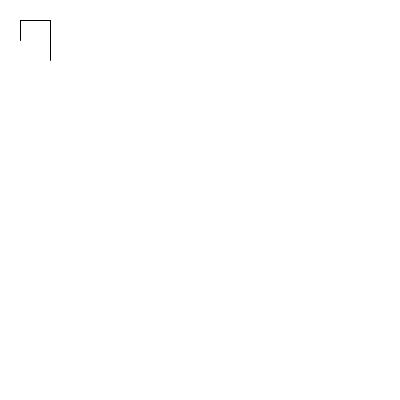
Frame 1 (no input)
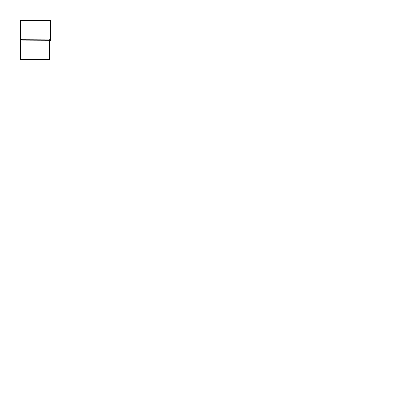
Frame 60 (the mouse pressed at the canvas centre just before this capture)
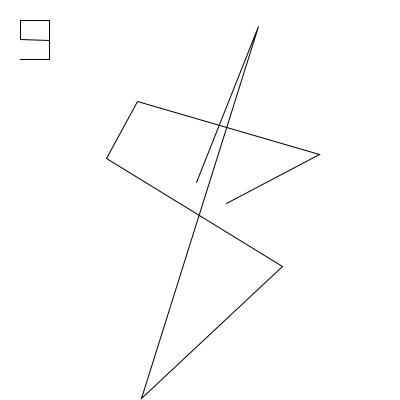
Frame 120 (the mouse held since frame 60 and released just before this capture)

The Processing sketch that drew these frames (run headless with seeded random() and noise(); from frame 60 on, the mouse is pressed at the canvas centre):

// Processing sketch: processing_166392
// ── processing_166392.pde

PointTweener pttw;
int pSec;

PointTweener keytw;

void setup() {
  size(400, 400);
  pttw = new PointTweener();
  keytw = new PointTweener();
}

void draw() {
  background(255);

  if (pSec != second()) {
    pttw.setTargetVecs(getPVecsFromNum(second()%10));
  }
  pSec = second();

  translate(20, 20);
  pttw.update();

  translate(80, 0);
  keytw.update();
}

void mousePressed() {
  int r = int(random(2, 10));
  println(r);
  PVector [] vs = new PVector[r];
  for (int i=0; i<r; i++) {
    vs[i] = new PVector(random(width), random(height));
  }
  keytw.setTargetVecs(vs);
}

void keyPressed() {
  PVector[] numVec = getPVecsFromNum(int(key)-48);
  if (numVec.length != 0) {
    keytw.setTargetVecs(numVec);
  }
}


PVector[] getPVecsFromNum(int num) {
  PVector[] ret = new PVector[0];
  switch(num) {
  case 0:
    ret = new PVector[5];
    ret[0] = getVec(0, 0);
    ret[1] = getVec(1, 0);
    ret[2] = getVec(1, 2);
    ret[3] = getVec(0, 2);
    ret[4] = getVec(0, 0);
    break;
  case 1:
    ret = new PVector[2];
    ret[0] = getVec(1, 0);
    ret[1] = getVec(1, 2);
    break;
  case 2:
    ret = new PVector[6];
    ret[0] = getVec(0, 0);
    ret[1] = getVec(1, 0);
    ret[2] = getVec(1, 1);
    ret[3] = getVec(0, 1);
    ret[4] = getVec(0, 2);
    ret[5] = getVec(1, 2);
    break;
    case 3:
    ret = new PVector[7];
    ret[0] = getVec(0, 0);
    ret[1] = getVec(1, 0);
    ret[2] = getVec(1, 1);
    ret[3] = getVec(0, 1);
    ret[4] = getVec(1, 1);
    ret[5] = getVec(1, 2);
    ret[6] = getVec(0, 2);
    break;
    case 4:
    ret = new PVector[5];
    ret[0] = getVec(0, 0);
    ret[1] = getVec(0, 1);
    ret[2] = getVec(1, 1);
    ret[3] = getVec(1, 0);
    ret[4] = getVec(1, 2);
    break;
    case 5:
    ret = new PVector[6];
    ret[0] = getVec(1, 0);
    ret[1] = getVec(0, 0);
    ret[2] = getVec(0, 1);
    ret[3] = getVec(1, 1);
    ret[4] = getVec(1, 2);
    ret[5] = getVec(0, 2);
    break;
    case 6:
    ret = new PVector[7];
    ret[0] = getVec(1, 0);
    ret[1] = getVec(0, 0);
    ret[2] = getVec(0, 1);
    ret[3] = getVec(1, 1);
    ret[4] = getVec(1, 2);
    ret[5] = getVec(0, 2);
    ret[6] = getVec(0, 1);
    break;
    case 7:
    ret = new PVector[4];
    ret[0] = getVec(0, 1);
    ret[1] = getVec(0, 0);
    ret[2] = getVec(1, 0);
    ret[3] = getVec(1, 2);
    break;
    case 8:
    ret = new PVector[8];
    ret[0] = getVec(0, 1);
    ret[1] = getVec(0, 0);
    ret[2] = getVec(1, 0);
    ret[3] = getVec(1, 1);
    ret[4] = getVec(0, 1);
    ret[5] = getVec(0, 2);
    ret[6] = getVec(1, 2);
    ret[7] = getVec(1, 1);
    break;
    case 9:
    ret = new PVector[7];
    ret[0] = getVec(1, 1);
    ret[1] = getVec(1, 0);
    ret[2] = getVec(0, 0);
    ret[3] = getVec(0, 1);
    ret[4] = getVec(1, 1);
    ret[5] = getVec(1, 2);
    ret[6] = getVec(0, 2);
    break;
  }
  return ret;
}

PVector getVec(int gridX, int gridY) {
  return new PVector(gridX*30, gridY*20);
}

class PointTweener {
  ArrayList<PVector> cVecs;
  PVector [] tVecs;
  Boolean isTween;
  Boolean isDrawLine;

  PointTweener() {
    cVecs = new ArrayList<PVector>();
    tVecs = new PVector[0];
    isTween = true;
    isDrawLine = true;
  }

  void setTargetVecs(PVector[] pv) {
    tVecs = pv;

    //println("bef clen="+cVecs.size()+" tlen="+tVecs.length);

    if (cVecs.size() == 0) {
      //init
      for (int i=0; i<tVecs.length; i++) {
        cVecs.add(tVecs[i]);
      }
    } else if (cVecs.size() > tVecs.length) {
      int len = cVecs.size() - tVecs.length;
      for (int i=0; i<len; i++) {
        //cVecs.remove(0);
        cVecs.remove(int(random(cVecs.size())));
      }
    } else if (cVecs.size() < tVecs.length) {
      for (int i=cVecs.size (); i<tVecs.length; i++) {
        //PVector c0 = cVecs.get(0);
        PVector c0 = cVecs.get(int(random(cVecs.size())));
        cVecs.add(new PVector(c0.x, c0.y));
      }
    }
    //println("aft clen="+cVecs.size()+" tlen="+tVecs.length);
  }

  void update() {
    if (isTween) {
      for (int i=0; i<cVecs.size (); i++) {
        cVecs.get(i).x += (tVecs[i].x - cVecs.get(i).x) / 5;
        cVecs.get(i).y += (tVecs[i].y - cVecs.get(i).y) / 5;
      }
    }

    if (isDrawLine) {
      noFill();
      beginShape();
      for (int i=0; i<cVecs.size (); i++) {
        vertex(cVecs.get(i).x, cVecs.get(i).y);
      }
      endShape();
    }
  }
  
}
